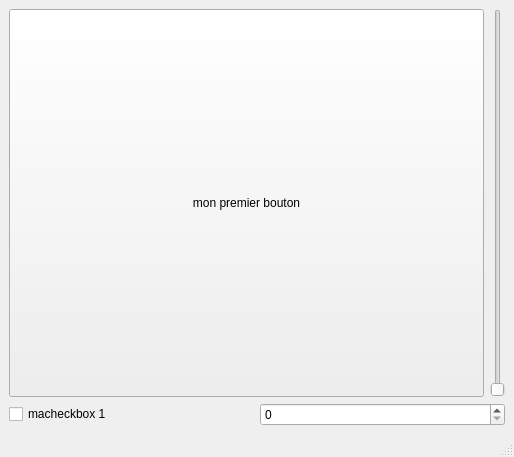
<?xml version="1.0" encoding="UTF-8"?>
<ui version="4.0">
 <class>MainWindow</class>
 <widget class="QMainWindow" name="MainWindow">
  <property name="geometry">
   <rect>
    <x>0</x>
    <y>0</y>
    <width>514</width>
    <height>457</height>
   </rect>
  </property>
  <property name="windowTitle">
   <string>MainWindow</string>
  </property>
  <widget class="QWidget" name="centralwidget">
   <layout class="QVBoxLayout" name="verticalLayout">
    <item>
     <layout class="QHBoxLayout" name="horizontalLayout_2">
      <item>
       <widget class="QPushButton" name="premierBouton">
        <property name="sizePolicy">
         <sizepolicy hsizetype="Minimum" vsizetype="Expanding">
          <horstretch>0</horstretch>
          <verstretch>0</verstretch>
         </sizepolicy>
        </property>
        <property name="text">
         <string>mon premier bouton</string>
        </property>
       </widget>
      </item>
      <item>
       <widget class="QSlider" name="verticalSlider">
        <property name="orientation">
         <enum>Qt::Vertical</enum>
        </property>
       </widget>
      </item>
     </layout>
    </item>
    <item>
     <layout class="QHBoxLayout" name="horizontalLayout">
      <item>
       <widget class="QCheckBox" name="premiereBox">
        <property name="text">
         <string>macheckbox 1</string>
        </property>
       </widget>
      </item>
      <item>
       <widget class="QSpinBox" name="spinBox"/>
      </item>
     </layout>
    </item>
   </layout>
  </widget>
  <widget class="QMenuBar" name="menubar">
   <property name="geometry">
    <rect>
     <x>0</x>
     <y>0</y>
     <width>514</width>
     <height>21</height>
    </rect>
   </property>
  </widget>
  <widget class="QStatusBar" name="statusbar"/>
 </widget>
 <resources/>
 <connections>
  <connection>
   <sender>premierBouton</sender>
   <signal>clicked()</signal>
   <receiver>premiereBox</receiver>
   <slot>toggle()</slot>
   <hints>
    <hint type="sourcelabel">
     <x>131</x>
     <y>216</y>
    </hint>
    <hint type="destinationlabel">
     <x>131</x>
     <y>220</y>
    </hint>
   </hints>
  </connection>
  <connection>
   <sender>verticalSlider</sender>
   <signal>sliderMoved(int)</signal>
   <receiver>spinBox</receiver>
   <slot>setValue(int)</slot>
   <hints>
    <hint type="sourcelabel">
     <x>492</x>
     <y>214</y>
    </hint>
    <hint type="destinationlabel">
     <x>381</x>
     <y>416</y>
    </hint>
   </hints>
  </connection>
 </connections>
</ui>
